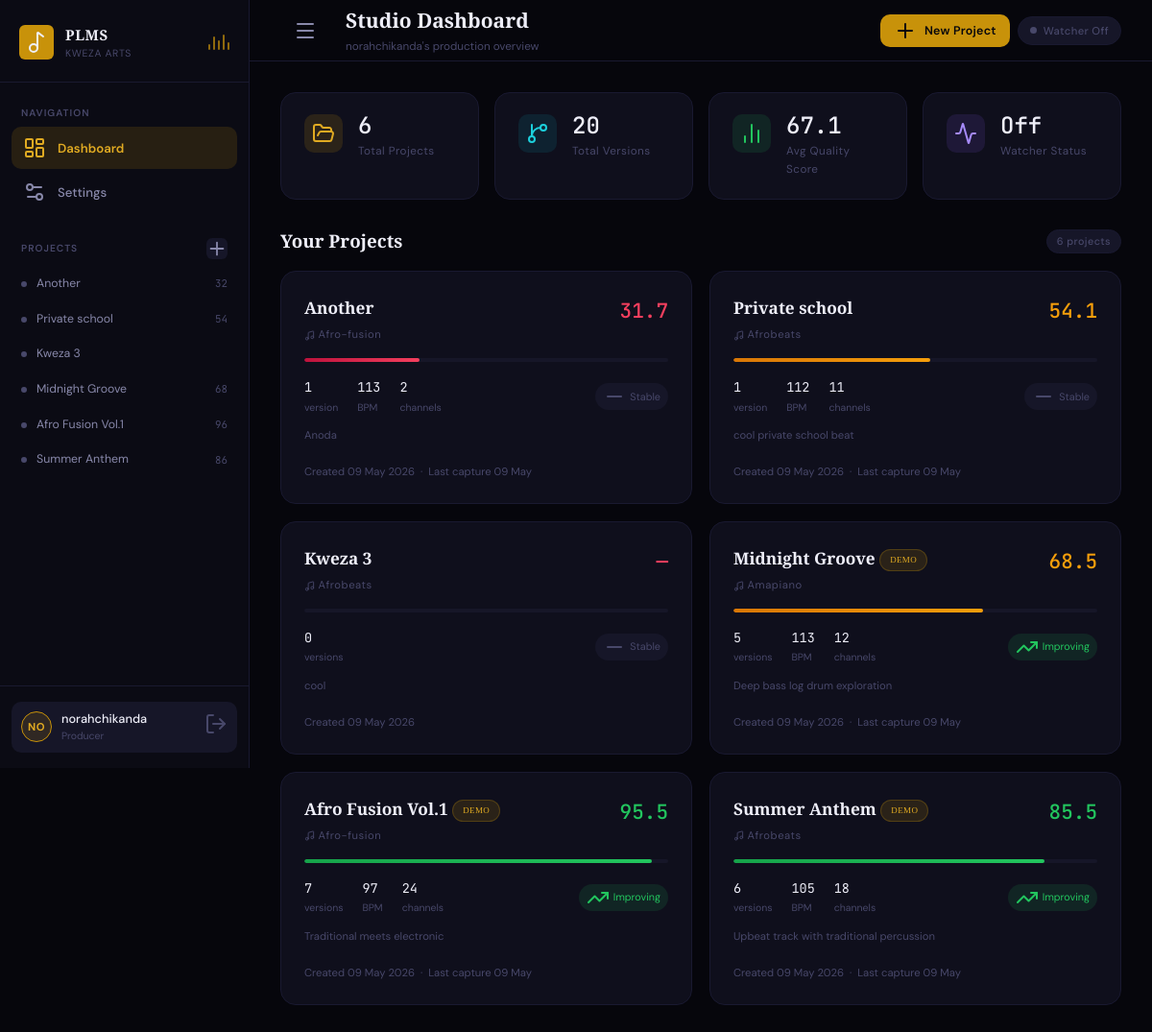
The page / (signed in) on the database its author committed.
### models.py (models this page shows, shortened)
class Project(db.Model):
    __tablename__ = 'projects'
    id          = db.Column(db.Integer, primary_key=True)
    user_id     = db.Column(db.Integer, db.ForeignKey('users.id'), nullable=False)
    name        = db.Column(db.String(200), nullable=False)
    filepath    = db.Column(db.String(500), default='')
    source_path = db.Column(db.String(500), default='')
    description = db.Column(db.Text,        default='')
    genre       = db.Column(db.String(100), default='')
    is_demo     = db.Column(db.Boolean,     default=False)
    created_at  = db.Column(db.DateTime,    default=datetime.utcnow)
    versions    = db.relationship('Version', backref='project', lazy=True,
                                  cascade='all, delete-orphan',
                                  order_by='Version.version_num')
    rollbacks   = db.relationship('RollbackEvent', backref='project', lazy=True,
                                  cascade='all, delete-orphan',
                                  order_by='RollbackEvent.id.desc()')
    @property
    def version_count(self):  return len(self.versions)
    @property
    def latest_version(self): return self.versions[-1] if self.versions else None
    @property
    def latest_score(self):
        lv = self.latest_version; return lv.quality_score if lv else 0.0
    @property
    def score_trend(self):
        if len(self.versions) < 2: return 'neutral'
        d = self.versions[-1].quality_score - self.versions[-2].quality_score
        return 'up' if d > 2 else ('down' if d < -2 else 'neutral')
    @property
    def score_class(self):
        s = self.latest_score
        return 'score-high' if s >= 70 else ('score-mid' if s >= 40 else 'score-low')

class Version(db.Model):
    __tablename__ = 'versions'
    id               = db.Column(db.Integer, primary_key=True)
    project_id       = db.Column(db.Integer, db.ForeignKey('projects.id'), nullable=False)
    version_num      = db.Column(db.Integer, nullable=False)
    tempo            = db.Column(db.Float,   default=120.0)
    channel_count    = db.Column(db.Integer, default=0)
    pattern_count    = db.Column(db.Integer, default=0)
    sample_count     = db.Column(db.Integer, default=0)
    playlist_items   = db.Column(db.Integer, default=0)
    tracks_used      = db.Column(db.Integer, default=0)
    arrangement_bars = db.Column(db.Float,   default=0.0)
    complexity       = db.Column(db.Float,   default=0.0)
    arrangement_json = db.Column(db.Text,    default='')
    breakdown_json   = db.Column(db.Text,    default='')   # score breakdown as computed at capture
    quality_score    = db.Column(db.Float,   default=0.0)
    changes_json     = db.Column(db.Text,    default='{}')
    backup_path      = db.Column(db.String(500), default='')
    file_hash        = db.Column(db.String(64),  default='')
    backup_hash      = db.Column(db.String(64),  default='')
    origin           = db.Column(db.String(20),  default='capture')
    restored_from    = db.Column(db.Integer,     nullable=True)
    notes            = db.Column(db.Text,        default='')
    captured_at      = db.Column(db.DateTime,    default=datetime.utcnow)
    @property
    def breakdown(self):
        try:    return json.loads(self.breakdown_json) if self.breakdown_json else None
        except Exception: return None

class User(db.Model, UserMixin):
    __tablename__ = 'users'
    id            = db.Column(db.Integer, primary_key=True)
    username      = db.Column(db.String(80),  unique=True, nullable=False)
    email         = db.Column(db.String(120), unique=True, nullable=False)
    password_hash = db.Column(db.String(256), nullable=False)
    role          = db.Column(db.String(20),  default='producer')
    created_at    = db.Column(db.DateTime,    default=datetime.utcnow)
    projects      = db.relationship('Project',     backref='owner', lazy=True,
                                    cascade='all, delete-orphan')
    settings      = db.relationship('AppSettings', backref='user',  uselist=False,
                                    cascade='all, delete-orphan')
    @property
    def initials(self): return self.username[:2].upper()

### app.py (the view)
@app.route('/')
@login_required
def dashboard():
    projects = Project.query.filter_by(user_id=current_user.id)\
                   .order_by(Project.created_at.desc()).all()
    total_v  = sum(p.version_count for p in projects)
    scored   = [p.latest_score for p in projects if p.latest_score > 0]
    avg      = round(sum(scored) / len(scored), 1) if scored else 0.0
    return render_template('dashboard.html', projects=projects,
                           total_projects=len(projects),
                           total_versions=total_v, avg_score=avg)

### app.py (called while the page is built, shortened)
@login_manager.user_loader
def load_user(uid): return db.session.get(User, int(uid))

@app.after_request
def _security_headers(resp):
    resp.headers.setdefault('X-Content-Type-Options', 'nosniff')
    resp.headers.setdefault('X-Frame-Options', 'DENY')
    resp.headers.setdefault('Referrer-Policy', 'same-origin')
    return resp

@app.context_processor
def inject_globals():
    active = False
    if current_user.is_authenticated:
        s = AppSettings.query.filter_by(user_id=current_user.id).first()
    return dict(watcher_active=active)

### templates/dashboard.html (shortened to what this page needs)
{% extends "base.html" %}
{% block page_title %}Studio Dashboard{% endblock %}
{% block page_sub %}{{ current_user.username }}'s production overview{% endblock %}
{% block topbar_actions %}
  <button class="btn btn-primary btn-sm" data-modal-open="modal-new-project">
    <i data-lucide="plus"></i> New Project
  </button>
{% endblock %}
{% block content %}
<div class="stat-grid">
  <div class="stat-card">
    <div class="stat-icon gold"><i data-lucide="folder-open"></i></div>
    <div class="stat-info">
      <div class="stat-value">{{ total_projects }}</div>
      <div class="stat-label">Total Projects</div>
    </div>
  </div>
  <div class="stat-card">
    <div class="stat-icon teal"><i data-lucide="git-branch"></i></div>
    <div class="stat-info">
      <div class="stat-value">{{ total_versions }}</div>
      <div class="stat-label">Total Versions</div>
    </div>
  </div>
  <div class="stat-card">
    <div class="stat-icon green"><i data-lucide="bar-chart-2"></i></div>
    <div class="stat-info">
      <div class="stat-value">{{ avg_score }}</div>
      <div class="stat-label">Avg Quality Score</div>
    </div>
  </div>
  <div class="stat-card">
    <div class="stat-icon purple"><i data-lucide="activity"></i></div>
    <div class="stat-info">
      <div class="stat-value">
        {% if watcher_active %}On{% else %}Off{% endif %}
      </div>
      <div class="stat-label">Watcher Status</div>
    </div>
  </div>
</div>
<div class="flex items-center justify-between mb-4">
  <h2 class="serif" style="font-size:1.25rem;font-weight:600;color:var(--text-1)">
    Your Projects
  </h2>
  {% if projects %}
    <span class="badge badge-muted">{{ projects|length }} project{{ 's' if projects|length != 1 }}</span>
  {% endif %}
</div>
{% if projects %}
  <div class="projects-grid">
    {% for proj in projects %}
      <a href="{{ url_for('project_detail', project_id=proj.id) }}" class="project-card">
        <div class="project-card-header">
          <div class="project-card-meta">
            <div class="project-card-name">{{ proj.name }}{% if proj.is_demo %} <span class="badge badge-gold" style="font-size:.6rem;vertical-align:middle">DEMO</span>{% endif %}</div>
            <div class="project-card-genre">
              {% if proj.genre %}
                <i data-lucide="music" style="width:11px;height:11px;display:inline;vertical-align:middle;"></i>
                {{ proj.genre }}
              {% else %}
                No genre set
              {% endif %}
            </div>
          </div>
          <div class="project-card-score {{ proj.score_class }}">
            {% if proj.latest_score > 0 %}
              {{ proj.latest_score|round(1) }}
            {% else %}
              —
            {% endif %}
          </div>
        </div>
        <div class="score-bar-wrap">
          <div
            class="score-bar-fill {{ proj.score_class }}"
            data-score="{{ proj.latest_score }}"
          ></div>
        </div>
        <div class="flex items-center justify-between">
          <div class="project-card-stats">
            <div class="project-card-stat">
              <span class="pcs-value">{{ proj.version_count }}</span>
              <span class="pcs-label">version{{ 's' if proj.version_count != 1 }}</span>
            </div>
            {% if proj.latest_version %}
              <div class="project-card-stat">
                <span class="pcs-value">{{ proj.latest_version.tempo|round(0)|int }}</span>
                <span class="pcs-label">BPM</span>
              </div>
              <div class="project-card-stat">
                <span class="pcs-value">{{ proj.latest_version.channel_count }}</span>
                <span class="pcs-label">channels</span>
              </div>
            {% endif %}
          </div>
          <div class="trend-badge {{ proj.score_trend }}">
            {% if proj.score_trend == 'up' %}
              <i data-lucide="trending-up"></i> Improving
            {% elif proj.score_trend == 'down' %}
              <i data-lucide="trending-down"></i> Declining
            {% else %}
              <i data-lucide="minus"></i> Stable
            {% endif %}
          </div>
        </div>
        {% if proj.description %}
          <p class="text-xs text-muted" style="margin-top:-4px;line-height:1.5;overflow:hidden;display:-webkit-box;-webkit-line-clamp:2;-webkit-box-orient:vertical;">
            {{ proj.description }}
          </p>
        {% endif %}
        <div class="text-xs text-muted" style="margin-top:auto;padding-top:4px;">
          Created {{ proj.created_at.strftime('%d %b %Y') }}
          {% if proj.latest_version %}
            &nbsp;·&nbsp; Last capture {{ proj.latest_version.captured_at.strftime('%d %b') }}
          {% endif %}
        </div>
      </a>
    {% endfor %}
  </div>
{% endif %}
{% endblock %}

### templates/base.html (shortened to what this page needs)
<!DOCTYPE html>
<html lang="en">
<head>
  <link rel="stylesheet" href="{{ url_for('static', filename='css/style.css') }}">
</head>
<body data-auth="{{ 1 if current_user.is_authenticated else 0 }}">
<div class="app-shell">
  <aside class="sidebar" id="sidebar">
    <div class="sidebar-brand">
      <div class="brand-icon"><i data-lucide="music-2"></i></div>
      <div class="brand-text">
        <div class="brand-title">PLMS</div>
        <div class="brand-sub">Kweza Arts</div>
      </div>
      <div class="sidebar-eq"><span></span><span></span><span></span><span></span><span></span></div>
    </div>
    <nav class="sidebar-nav">
      <div class="sidebar-nav-label">Navigation</div>
      <a href="{{ url_for('dashboard') }}" class="nav-item {% if request.endpoint=='dashboard' %}active{% endif %}">
        <i data-lucide="layout-dashboard"></i> Dashboard
      </a>
      <a href="{{ url_for('settings') }}" class="nav-item {% if request.endpoint=='settings' %}active{% endif %}">
        <i data-lucide="settings-2"></i> Settings
      </a>
    </nav>
    <div class="sidebar-projects">
      <div class="sidebar-projects-header">
        <span>Projects</span>
        <button data-modal-open="modal-new-project" title="New project"><i data-lucide="plus"></i></button>
      </div>
      {% set user_projects = current_user.projects|sort(attribute='created_at', reverse=True) %}
      {% for proj in user_projects[:12] %}
        <a href="{{ url_for('project_detail', project_id=proj.id) }}"
           class="project-nav-item {% if request.endpoint=='project_detail' and project is defined and project.id==proj.id %}active{% endif %}">
          <span class="proj-dot"></span>
          <span class="proj-name">{{ proj.name }}</span>
          <span class="proj-score mono">{% if proj.latest_score > 0 %}{{ proj.latest_score|round(0)|int }}{% endif %}</span>
        </a>
      {% else %}
        <div class="text-xs text-muted" style="padding:8px 10px">No projects yet.</div>
      {% endfor %}
    </div>
    <div class="sidebar-footer">
      <div class="user-card">
        <div class="user-avatar">{{ current_user.initials }}</div>
        <div class="user-info">
          <div class="user-name">{{ current_user.username }}</div>
          <div class="user-role">{{ current_user.role }}</div>
        </div>
        <a href="{{ url_for('auth_logout') }}" title="Sign out"><i data-lucide="log-out"></i></a>
      </div>
    </div>
  </aside>
  <div class="main-content">
    <header class="topbar">
      <button id="sidebar-toggle" class="btn btn-ghost"><i data-lucide="menu"></i></button>
      <div class="topbar-left">
        <div class="topbar-title serif">{% block page_title %}Dashboard{% endblock %}</div>
        <div class="topbar-sub">{% block page_sub %}{% endblock %}</div>
      </div>
      <div class="topbar-actions">
        {% block topbar_actions %}{% endblock %}
        <span class="watcher-badge {% if watcher_active %}active{% else %}inactive{% endif %}"
              id="watcher-badge">
          <span class="dot"></span>
          <span id="watcher-label">
          </span>
        </span>
      </div>
    </header>
    <main class="page-body">{% block content %}{% endblock %}</main>
  </div>
</div>
</body>
</html>

### rows shown on the page
Project: name "Another", latest_score "32", genre "Afro-fusion", latest_score "31.7", version_count "1", latest_version.tempo "113", latest_version.channel_count "2", shows "Stable", description "Anoda", created_at "09 May 2026", latest_version.captured_at "09 May"
Project: name "Private school", latest_score "54", genre "Afrobeats", latest_score "54.1", version_count "1", latest_version.tempo "112", latest_version.channel_count "11", shows "Stable", description "cool private school beat", created_at "09 May 2026", latest_version.captured_at "09 May"
Project: name "Kweza 3", genre "Afrobeats", version_count "0", version_count "s", shows "Stable", description "cool", created_at "09 May 2026"
Project: name "Midnight Groove", latest_score "68", is_demo "DEMO", genre "Amapiano", latest_score "68.5", version_count "5", version_count "s", latest_version.tempo "113", latest_version.channel_count "12", shows "Improving", description "Deep bass log drum exploration", created_at "09 May 2026", latest_version.captured_at "09 May"
Project: name "Afro Fusion Vol.1", latest_score "96", is_demo "DEMO", genre "Afro-fusion", latest_score "95.5", version_count "7", version_count "s", latest_version.tempo "97", latest_version.channel_count "24", shows "Improving", description "Traditional meets electronic", created_at "09 May 2026", latest_version.captured_at "09 May"
Project: name "Summer Anthem", latest_score "86", is_demo "DEMO", genre "Afrobeats", latest_score "85.5", version_count "6", version_count "s", latest_version.tempo "105", latest_version.channel_count "18", shows "Improving", description "Upbeat track with traditional percussion", created_at "09 May 2026", latest_version.captured_at "09 May"
User: initials "NO", username "norahchikanda", role "Producer"

### other values the page prints
{{ total_projects }} "6"
{{ total_versions }} "20"
{{ avg_score }} "67.1"
{{ projects|length }} "6"
{{ 's' if projects|length != 1 }} "s"
